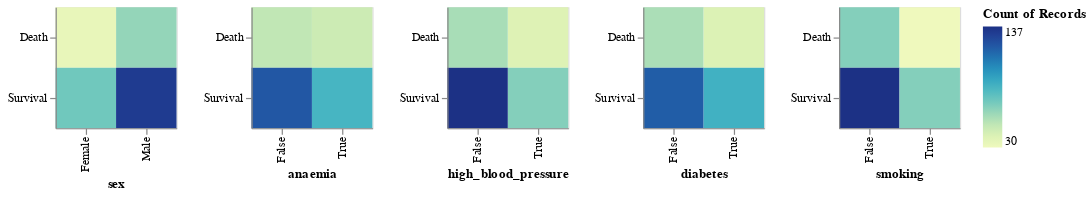

The cell this chart's notebook holds for it:
### Code cell
alt.Chart(df).mark_rect().encode(
    y=alt.Y('DEATH_EVENT:N',title=None),
    x=alt.X(alt.repeat("column"), type='nominal'),
    color='count(DEATH_EVENT):Q'
).properties(
    width=100,
    height=100
).repeat(column=qualitative_columns)

### Figure 1 — Vega-Lite specification as saved in the notebook (floating-point values rounded to 4 significant figures; data arrays with more than 128 entries replaced by an {"elided": "..."} marker saying what was removed)
{"config": {"view": {"continuousWidth": 300, "continuousHeight": 300}}, "repeat": {"column": ["sex", "anaemia", "high_blood_pressure", "diabetes", "smoking"]}, "spec": {"data": {"name": "data-31f258b70a0e70a309fbc426c1e19cbb"}, "mark": {"type": "rect"}, "encoding": {"color": {"aggregate": "count", "field": "DEATH_EVENT", "type": "quantitative"}, "x": {"field": {"repeat": "column"}, "type": "nominal"}, "y": {"field": "DEATH_EVENT", "title": null, "type": "nominal"}}, "height": 100, "width": 100}, "$schema": "https://vega.github.io/schema/vega-lite/v5.8.0.json", "datasets": {"data-31f258b70a0e70a309fbc426c1e19cbb": {"elided": "299 records"}}}
